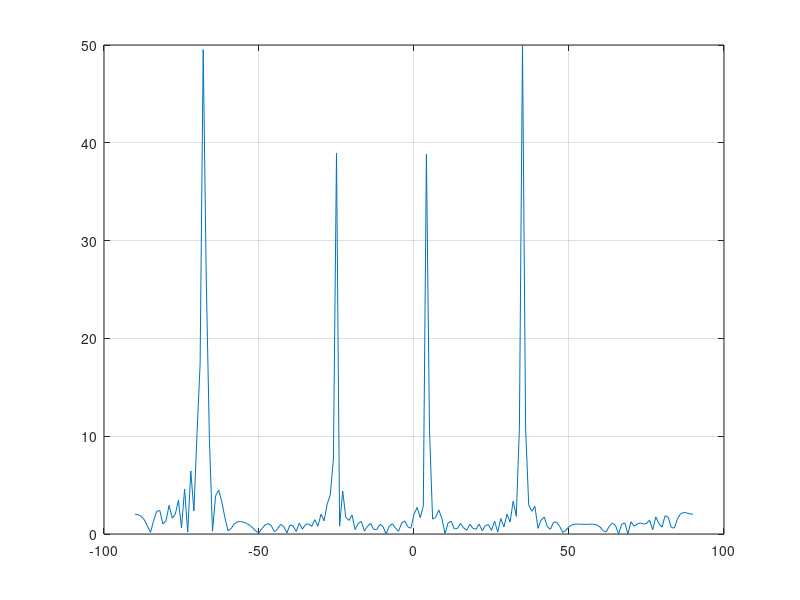

The MATLAB script that drew this image:
clear all;
%current angle of DN in degrees (from -maxAlphaDeg to maxAlphaDeg)
alphaPDeg = 35; 
%max angle of DN in degrees
maxAlphaDeg = 90; 
N = 50; % number of elements
d = 2;% between elements
lambda = 1/d; % length of wave
omega = 2*pi*299792458/lambda;
A = 1; % amplitude
alphaP = alphaPDeg/180*pi;

for alphaDeg = -maxAlphaDeg : maxAlphaDeg
    index = alphaDeg+maxAlphaDeg+1;
    Y(index) = 0;
    alpha = alphaDeg/180*pi;
    for n = 1 : N
        Y(index) = Y(index) + A*exp(j*(2*pi*n*d*(sin(alphaP)-sin(alpha))));
    end
end
plot([-maxAlphaDeg:maxAlphaDeg], abs(Y))
grid on